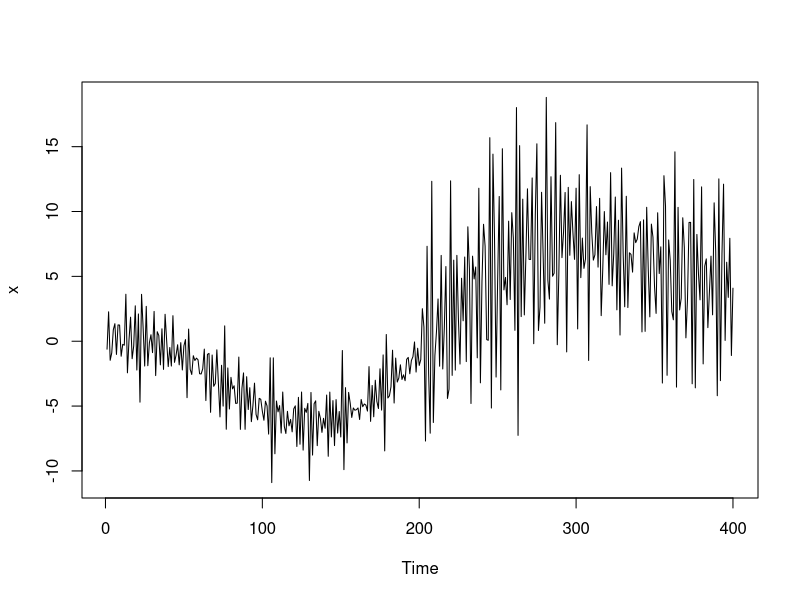

This chart was generated by the following R code: (Note: this script raises an error after producing the figure.)
###-----------------------------------------------
### The data. **AR included**
###-----------------------------------------------
f = function(t){
  5*cos(t*9) - (t - 0.7)^2 *10 + (t-0.2)^3 *20
}
arma11 = function(n, ma, ar){
  wn = rnorm(n)
  arma11  = rep(NA, n)
  arma11[1] = wn[1]
  for (i in 2:n){
    arma11[i] = arma11[i-1]*ar + wn[i-1]*ma + wn[i]
  }
  arma11
}
n = 400
mu = f((1:n)/n)
a = arma11(n, ma = -0.8, ar = -0.4)
z = a*c(rep(1, n/2),rep(3, n/2))
x = mu+z
ts.plot(x)

###----------------------------------
### LD2 Method
###----------------------------------
ds1 = s1$par
ds2 = s2$par
ds3 = s3$par
ds4 = s4$par
ds5 = s5$par
ds6 = s6$par
ds7 = s7$par
ds8 = s8$par
ds9 = s9$par
ds10 = s10$par


diff_seq = function(ts, diff, h){
	d = rep(NULL, length(ts))
	m = length(diff)
	for (i in (m*h):length(ts)){
		d[i] = 0
		for (j in 1:m){
			d[i] = d[i] + ts[i-h*(j-1)]*diff[j]
		}
	}
	return(na.omit(d))
}

h1 = c(0.7071, -0.7071)
h2 = c(0.8090, -0.5, -0.3090)
h3 = c(0.1942, 0.2809, 0.3832, -0.8582)

h_estimate = function(x){
  d = diff_seq(x, h1, 1)
  autocorr = acf(d, plot = FALSE)$acf
  tr = which((autocorr < sqrt(1.96/100)) ==TRUE)
  if (length(tr) !=0){
    h = min(tr)
  }else{
    h = which(autocorr == min(autocorr))
  }
  h
}


kern = function(x){ #Bartlett kernel
  ifelse(abs(x)<=1,1-abs(x), 0)
}


#This method fails
dk2.lrv = function(x, l){
	n = length(x)
	l = floor(l)
	sum = 0
	covar = c(acf(x, l+1, type = 'cov', plot=FALSE)$acf)
	k = (-l):l
	out = sum(kern(k/l) * covar[abs(k) +1]) /mean(x)^2
	return(out)
}


dk2 = function(x){ #x is the d^2, dseq is the differencing sequence
  n = length(x)
  s0 = rep(NA, n-1)
  c = dk2.lrv(x, 2*floor(n^(1/3)))

  for (i in 1:(n-1)){
	  m1 = log(mean(x[1:i]))
	  m2 = log(mean(x[(i+1):n]))
	  s0[i] = (m1-m2)*(i/n)*(1-i/n)
  } 
  max(abs(s0))*sqrt(n)/sqrt(c)
}
ts.plot(d2/mean(d2))

###----------------------------------
### Self Method
###----------------------------------

kern = function(x){ #Bartlett kernel
  ifelse(abs(x)<=1,1-abs(x), 0)
}

var_head = function(x, l){ #Kernel Estimation of volatility
  n = length(x)
  l = floor(l)
  sum = 0
  covar = c(acf(x, l+1, type = 'cov', plot=FALSE)$acf)
  k = (-l):l
  out = sum(kern(k/l) * covar[abs(k) +1])
  return(out)
}

KS_std = function(x){ #
  n = length(x)
  x_bar = mean(x)
  sigma_hat = var_head(x, 2*n^(1/3))
  Tn =cumsum(x - x_bar) / sqrt(n)
  TS = max(abs(Tn / sqrt(sigma_hat)))
}

ts.plot(a*c(rep(1, n/2),rep(1+del, n/2)))
z = c(rep(1, n/2),rep(1+del, n/2))

if(1){
  n = 400
  n_sim = 2^6
  delta = seq(from = 0, to = 2, length.out = 21)
  out = array(NA, dim =c(n_sim, length(delta),3),
              dimnames = list(paste0('isim=',1:n_sim),
                              paste0('delta=', delta),
                              c('delta h1','delta h3','delta h8')))
  mu = f((1:n)/n)
  for(i_sim in 1:n_sim){
    set.seed(i_sim)
    for(i_delta in 1:length(delta)){
      del = delta[i_delta]
      z = arma11(n, -0.8, -0.4)*c(rep(1, n/2),rep(1+del, n/2))
      # z = c(rnorm(n/2,0,1),rnorm(n/2,0,1)*(1+del))
      x = z+mu#+a
      h = h_estimate(x)
      d1 = diff_seq(x, ds1, 1)
      d2 = diff_seq(x, ds1,h)
      d3 = diff_seq(x, ds5,h)
      out[i_sim, i_delta, 1] = dk2(d1^2)
      out[i_sim, i_delta, 2] = dk2(d2^2)
      out[i_sim, i_delta, 3] = dk2(d3^2)
    }
    if(i_sim%%50==0) cat(i_sim, ' >> ')
  }
}

par(mfrow = c(1, 2))
out0 = out*0
out0[,,1] = out[,,1] > 1.358
out0[,,2] = out[,,2] > 1.358
out0[,,3] = out[,,3] > 1.358
power = apply(out0, c(2,3), mean)
power
#Plot 1
matplot(delta, 100*power, type = 'b', col = 1:10, lty = c(1,2,3), 
  pch = "12359K", main = "Power (n = 400, ARMA(1,1))", ylim = c(0, 100),
    ylab = expression(K(delta)~"/%"), xlab = expression(delta))
abline(h  = c(0.05, 0, 1)*100, lwd = 0.5, lty = 2)
abline(v = 0, lwd = 0.5, lty = 2)
legend('bottomright', legend = c('h=1','h=3', 'h by case'), 
  col = 1:10, lty = c(1,2,3), cex = 0.8)

matplot(delta, 100*power,  type = 'b', col = 1:10, lty = c(1,2,3), 
  pch = "12359K", main = "Power (Zoom-in version)",
        ylim = c(0, 0.5) *100, ylab = expression(K(delta)~"/%"), xlab = expression(delta),
        xlim = c(0, 0.2))
abline(h = c(0:5), lwd = 0.5, lty = 3)
abline(v = 0, lwd = 0.5, lty = 2)


###---------------------------------------
### Multiple sequence
###---------------------------------------

if(1){
  n = 400
  n_sim = 2^10
  delta = seq(from = 0, to = 1, length.out = 21)
  out = array(NA, dim =c(n_sim, length(delta), 6),
              dimnames = list(paste0('isim=',1:n_sim),
                              paste0('delta=', delta),
                              c('delta 1','delta 2','delta 3','delta 5','delta 9','KS')))
  mu = f((1:n)/n)
  for(i_sim in 1:n_sim){
    set.seed(i_sim)
    for(i_delta in 1:length(delta)){
      del = delta[i_delta]
      # z = arma11(n, -0.8, -0.4)*c(rep(1, n/2),rep(1+del, n/2))
      z = c(rnorm(n/2,0,1),rnorm(n/2,0,1)*(1+del))
      x = z+mu#+a
      out[i_sim, i_delta, 1] = dk2(diff_seq(x, s1$par,1)^2)
      out[i_sim, i_delta, 2] = dk2(diff_seq(x, s2$par,1)^2)
      out[i_sim, i_delta, 3] = dk2(diff_seq(x, s3$par,1)^2)
      out[i_sim, i_delta, 4] = dk2(diff_seq(x, s5$par,1)^2)
      out[i_sim, i_delta, 5] = dk2(diff_seq(x, s9$par,1)^2)
      out[i_sim, i_delta, 6] = KS_std(log((diff(x)/sqrt(2))^2))
    }
    if(i_sim%%10==0) cat(i_sim, ' >> ')
  }
}

out0 = out*0
out0[,,1] = out[,,1] > 1.358
out0[,,2] = out[,,2] >1.358
out0[,,3] = out[,,3] >1.358
out0[,,4] = out[,,4] >1.358
out0[,,5] = out[,,5] >1.358
out0[,,6] = out[,,6] >1.358
power = apply(out0, c(2,3), mean)
power

par(mfrow = c(1, 2))
#Plot 1
matplot(delta, 100*power, type = 'b', col = 1:10, lty = c(1,2,3), 
	pch = "12359K", main = "Power", ylim = c(0, 100),
    ylab = expression(K(delta)~"/%"), xlab = expression(delta))
abline(h  = c(0.05, 0, 1)*100, lwd = 0.5, lty = 2)
abline(v = 0, lwd = 0.5, lty = 2)
legend('bottomright', legend = c('m=1','m=2','m=3','m=5','m=9','KS'), 
  col = 1:10, lty = c(1,2,3), cex = 0.5)

matplot(delta, 100*power,  type = 'b', col = 1:10, lty = c(1,2,3), 
	pch = "12359K", main = "Power (Zoom-in version)",
        ylim = c(0, 0.5) *100, ylab = expression(K(delta)~"/%"), xlab = expression(delta),
        xlim = c(0, 0.2))
abline(h = c(0:5), lwd = 0.5, lty = 3)
abline(v = 0, lwd = 0.5, lty = 2)


